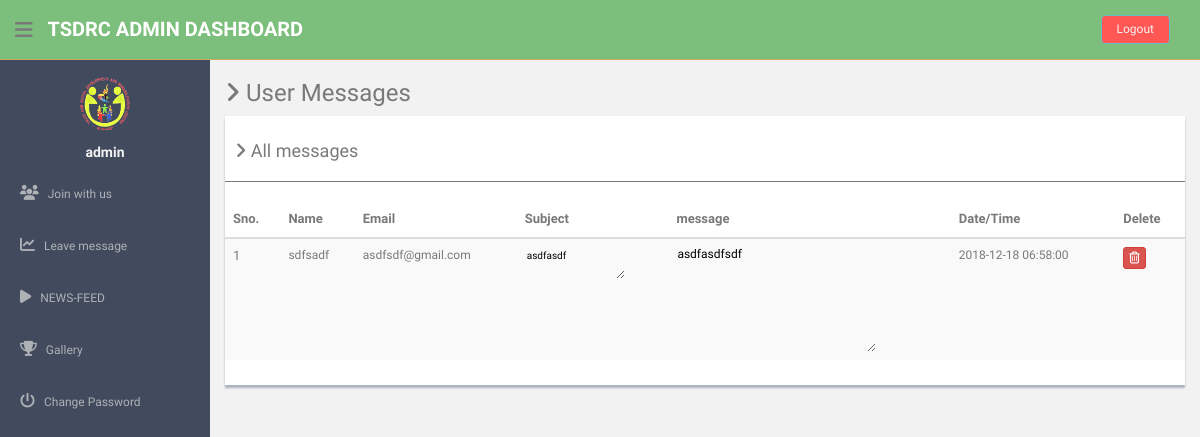
Page /admin/leavemessage.php (signed in) on the committed database.
### tables this page shows
CREATE TABLE `tbl_leave_message` (
  `mid` int(11) NOT NULL,
  `name` varchar(255) NOT NULL,
  `email` varchar(255) NOT NULL,
  `subject` varchar(255) NOT NULL,
  `message` longtext NOT NULL,
  `date` timestamp NOT NULL DEFAULT CURRENT_TIMESTAMP
);

### admin/leavemessage.php (the view, shortened to what this page needs)
<?php
include'dbconnection.php';
?>
<!DOCTYPE html>
<html lang="en">
  <head>
    <link href="assets/css/bootstrap.css" rel="stylesheet">
    <link href="assets/font-awesome/css/font-awesome.css" rel="stylesheet" />
    <link href="assets/css/style.css" rel="stylesheet">
    <link href="assets/css/style-responsive.css" rel="stylesheet">
  </head>
  <body>
<section id="container" >
  <?php include('./header.php'); ?>
  <?php include('./sidebar.php'); ?>
  <section id="main-content">
          <section class="wrapper">
          	<h3><i class="fa fa-angle-right"></i> User Messages</h3>
            <div class="row">
                  <div class="col-md-12">
                      <div class="content-panel">
                          <table class="table table-striped table-advance table-hover">
	                  	  	  <h4><i class="fa fa-angle-right"></i> All messages </h4>
	                  	  	  <hr>
                              <thead>
                              <tr>
                                  <th>Sno.</th>
                                  <th class="hidden-phone">Name</th>
                                  <th> Email</th>
                                  <th> Subject</th>
                                  <th> message</th>
                                  <th> Date/Time</th>
                                  <th> Delete</th>
                              </tr>
                              </thead>
                              <tbody>
                              <?php $ret=mysqli_query($con,"SELECT * FROM tbl_leave_message");
                                $cnt=1;
                                while($row=mysqli_fetch_array($ret))
                                {
                                  ?>
                              <tr>
                              <td><?php echo $cnt;?></td>
                              <td style="font-size:12px;"><?php echo $row['name'];?></td>
                              <td style="font-size:12px;"><?php echo $row['email'];?></td>
                              <td><textarea readonly style="font-size:10px;"><?php echo $row['subject'];?></textarea></td>
                              <td><textarea id="content" readonly style="font-size:12px;"><?php echo $row['message'];?></textarea></td>
                              <td style="font-size:12px;"><?php echo $row['date'];?></td>
                              <td>
                                  <a href="leavemessage.php?id=<?php echo $row['mid'];?>">
                                  <button class="btn btn-danger btn-xs" onClick="return confirm('Do you really want to delete');"><i class="fa fa-trash-o "></i></button></a>
                              </td>
                          </tr>
                              <?php $cnt=$cnt+1; }?>
                              </tbody>
                          </table>
                      </div>
                  </div>
              </div>
	        </section>
  </section>
</section>
  </body>
</html>

### admin/assets/css/style.css (style rules this page uses)
body { color: #797979; background: #f2f2f2; font-family: 'Ruda', sans-serif; padding: 0px !important; margin: 0px !important; font-size:13px; }
a, a:hover, a:focus { text-decoration: none; outline: none; }
#container { width: 100%; height: 100%; }
hr { margin-top: 20px; margin-bottom: 20px; border: 0; border-top: 1px solid #797979; }
#main-content { margin-left: 210px; }
.wrapper { display: inline-block; margin-top: 60px; padding-left: 15px; padding-right: 15px; padding-bottom: 15px; padding-top: 0px; width: 100%; }
.content-panel { background: #ffffff; box-shadow: 0px 3px 2px #aab2bd; padding-top: 15px; padding-bottom: 5px; }
.content-panel h4 { margin-left: 10px; }

### admin/header.php (style rules this page uses)
body { color: #797979; background: #f2f2f2; font-family: 'Ruda', sans-serif; padding: 0px !important; margin: 0px !important; font-size:13px; }
select, textarea { width: 100px; height:auto; border: none; border-radius: 4px; background-color:inherit; color:black; margin-top: 0px; margin-bottom: 0px; resize: vertical; }
textarea#content { width:200px; box-sizing:border-box; direction:ltr; display:block; line-height:1; padding:1px 1px 80px; background-color:inherit; }

### rows in the picture
tbl_leave_message: name "sdfsadf", email "asdfsdf@gmail.com", subject "asdfasdf", message "asdfasdfsdf", date "2018-12-18 06:58:00"

### other values in the picture
$_SESSION['adminlogin'] "admin"
